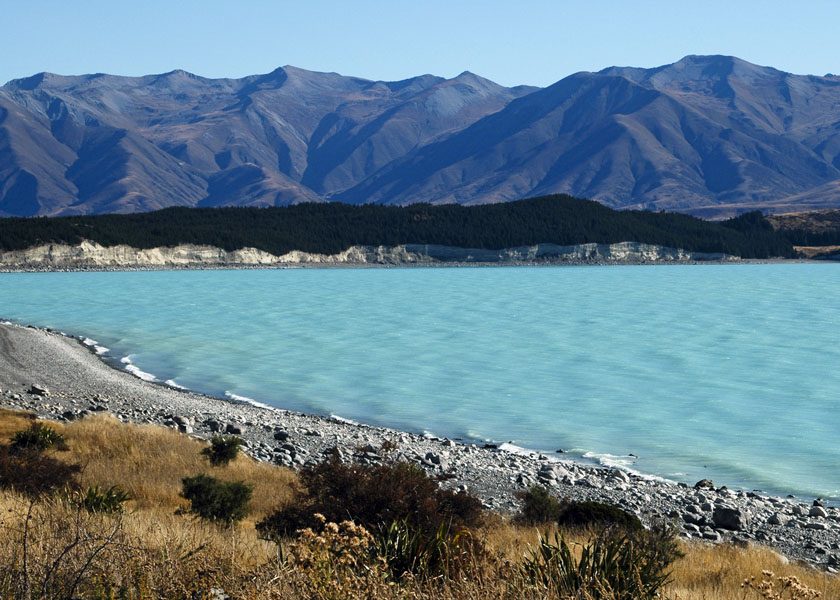
#> input picture image_lesson/01_getting_started_with_images/New_Zealand_Lake.jpg, 840 x 600 px, given in place of the camera
$ python image_filtering.py
#> lines starting #> are read from the running program, lines starting #| are printed output that depends on the picture; after the words box and inside, x2 and y2 are one past the last pixel; in counts of white or black regions, pixels touching at a corner belong together
import cv2
import sys
import numpy as np

PREVIEW   = 0
BLUR      = 1
FEATURES  = 2
CANNY     = 3
BILATERAL = 4
BOX       = 5

feature_params = dict(
    maxCorners=500,
    qualityLevel=0.2,
    minDistance=15,
    blockSize=9
)

def nothing(x):
    pass

def open_device(index):
    cap = cv2.VideoCapture(index)
    if cap.isOpened():
        return cap
    cap.release()
    return None

def scan_devices(max_devices=10):
    devices = []
    for i in range(max_devices):
        cap = cv2.VideoCapture(i)
        if cap.isOpened():
            devices.append(i)
            cap.release()
    return devices

# scan available cameras
devices = scan_devices(10)
if not devices:
    raise RuntimeError("No camera devices found")

current_idx = 0
device_index = devices[current_idx]
source = open_device(device_index)

image_filter = PREVIEW
alive = True

win_name = "Camera Filters"
cv2.namedWindow(win_name, cv2.WINDOW_NORMAL)

# Trackbars
# camera
cv2.createTrackbar("Camera", win_name, current_idx, len(devices)-1, nothing)

# bilateral
cv2.createTrackbar("d", win_name, 9, 50, nothing)
cv2.createTrackbar("sigmaColor", win_name, 75, 200, nothing)
cv2.createTrackbar("sigmaSpace", win_name, 75, 200, nothing)

# Box
cv2.createTrackbar("ksize", win_name, 5, 50, nothing)

while alive:
    # handle camera selection
    selected = cv2.getTrackbarPos("Camera", win_name)
    if selected != current_idx:
        new_index = devices[selected]
        new_source = open_device(new_index)
        if new_source:
            source.release()
            source = new_source
            device_index = new_index
            current_idx = selected

    has_frame, frame = source.read()
#> frame is the input picture: shape (600, 840, 3); mean B, G, R 140.2, 126.7, 100.9
    if not has_frame:
        break

    frame = cv2.flip(frame, 1)
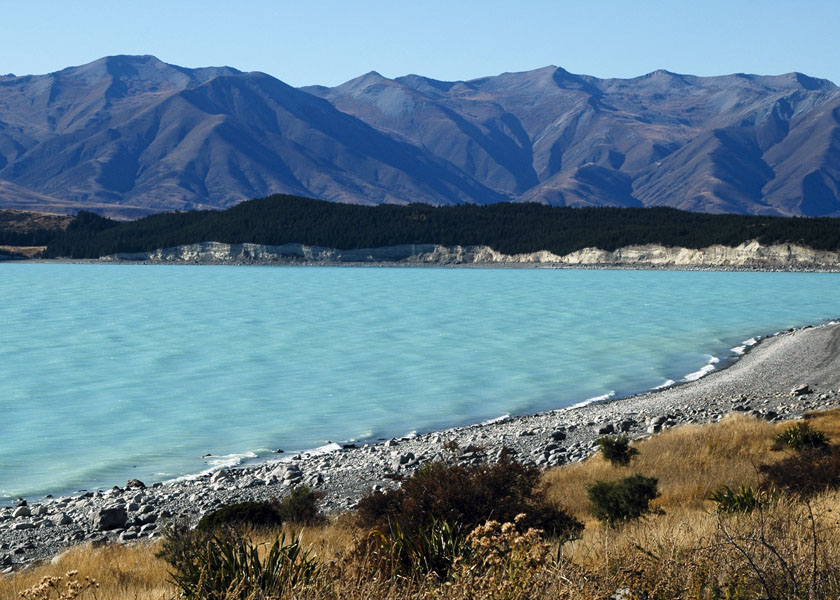
#> frame: shape (600, 840, 3); mean B, G, R 140.2, 126.7, 100.9

    if image_filter == PREVIEW:
        result = frame

    elif image_filter == CANNY:
        result = cv2.Canny(frame, 80, 150)

    elif image_filter == BLUR:
        result = cv2.blur(frame, (13, 13))

    elif image_filter == FEATURES:
        result = frame.copy()
        frame_gray = cv2.cvtColor(frame, cv2.COLOR_BGR2GRAY)
        corners = cv2.goodFeaturesToTrack(frame_gray, **feature_params)
        if corners is not None:
            pts = np.int32(corners).reshape(-1, 2)
            for x, y in pts:
                cv2.circle(result, (x, y), 10, (0, 255, 0), 1)

    elif image_filter == BILATERAL:
        d = cv2.getTrackbarPos("d", win_name)
        sigmaColor = cv2.getTrackbarPos("sigmaColor", win_name)
        sigmaSpace = cv2.getTrackbarPos("sigmaSpace", win_name)

        if d <= 0:
            d = 1
        if d % 2 == 0:
            d += 1

        result = cv2.bilateralFilter(frame, d, sigmaColor, sigmaSpace)

    elif image_filter == BOX:
        k = cv2.getTrackbarPos("ksize", win_name)
        if k <= 0:
            k = 1
        if k % 2 == 0:
            k += 1
        result = cv2.boxFilter(frame, -1, (k, k))

    cv2.putText(result, f"Camera: {device_index}", (10, 30),
                cv2.FONT_HERSHEY_SIMPLEX, 1, (0, 255, 0), 2)
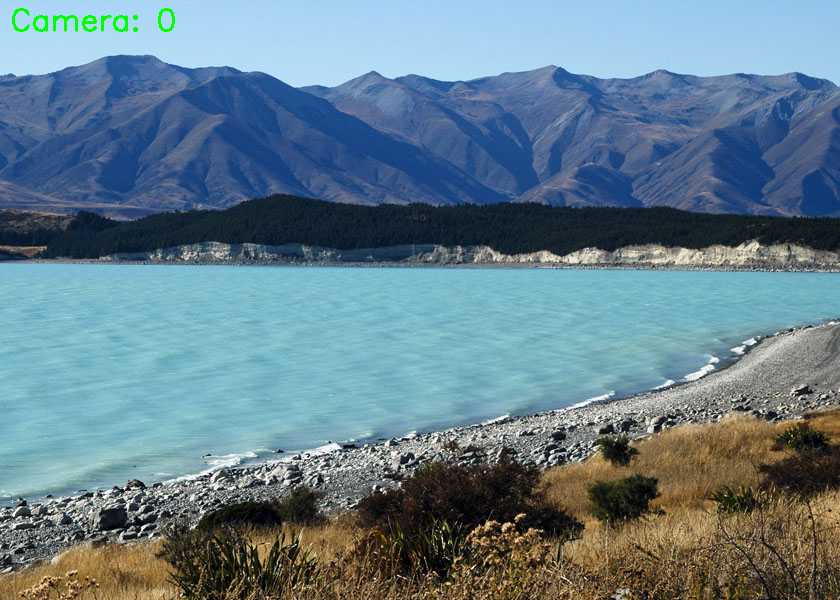
#> result: shape (600, 840, 3); 0.21% of pixels changed, all inside (x1, y1, x2, y2) = (12, 8, 175, 32)

    cv2.imshow(win_name, result)

    key = cv2.waitKey(1)
#> (key q is pressed here)

    if key in [ord('q'), ord('Q'), 27]:
        alive = False
    elif key in [ord('c'), ord('C')]:
        image_filter = CANNY
    elif key in [ord('b'), ord('B')]:
        image_filter = BLUR
    elif key in [ord('f'), ord('F')]:
        image_filter = FEATURES
    elif key in [ord('p'), ord('P')]:
        image_filter = PREVIEW
    elif key in [ord('o'), ord('O')]:
        image_filter = BILATERAL
    elif key in [ord('i'), ord('I')]:
        image_filter = BOX

source.release()
cv2.destroyAllWindows()
